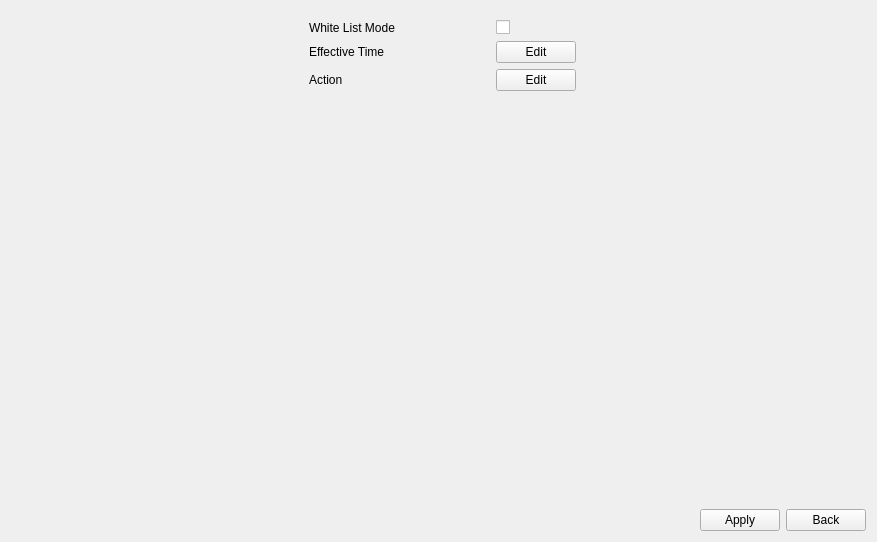
<?xml version="1.0" encoding="UTF-8"?>
<ui version="4.0">
 <class>AnprWhiteListPage</class>
 <widget class="QWidget" name="AnprWhiteListPage">
  <property name="geometry">
   <rect>
    <x>0</x>
    <y>0</y>
    <width>877</width>
    <height>542</height>
   </rect>
  </property>
  <property name="windowTitle">
   <string>Form</string>
  </property>
  <layout class="QGridLayout" name="gridLayout_2">
   <item row="0" column="0">
    <widget class="QWidget" name="widget_left" native="true">
     <property name="sizePolicy">
      <sizepolicy hsizetype="Preferred" vsizetype="Preferred">
       <horstretch>1</horstretch>
       <verstretch>0</verstretch>
      </sizepolicy>
     </property>
     <layout class="QVBoxLayout" name="verticalLayout"/>
    </widget>
   </item>
   <item row="0" column="1">
    <widget class="QWidget" name="widget_right" native="true">
     <property name="sizePolicy">
      <sizepolicy hsizetype="Preferred" vsizetype="Preferred">
       <horstretch>2</horstretch>
       <verstretch>0</verstretch>
      </sizepolicy>
     </property>
     <layout class="QVBoxLayout" name="verticalLayout_2">
      <item>
       <layout class="QGridLayout" name="gridLayout">
        <item row="0" column="1">
         <widget class="QCheckBox" name="checkBox_enable">
          <property name="sizePolicy">
           <sizepolicy hsizetype="Minimum" vsizetype="Fixed">
            <horstretch>2</horstretch>
            <verstretch>0</verstretch>
           </sizepolicy>
          </property>
          <property name="text">
           <string/>
          </property>
         </widget>
        </item>
        <item row="2" column="0">
         <widget class="QLabel" name="label_action">
          <property name="text">
           <string>Action</string>
          </property>
         </widget>
        </item>
        <item row="1" column="0">
         <widget class="QLabel" name="label_effectiveTime">
          <property name="text">
           <string>Effective Time</string>
          </property>
         </widget>
        </item>
        <item row="0" column="0">
         <widget class="QLabel" name="label_enable">
          <property name="sizePolicy">
           <sizepolicy hsizetype="Preferred" vsizetype="Preferred">
            <horstretch>1</horstretch>
            <verstretch>0</verstretch>
           </sizepolicy>
          </property>
          <property name="text">
           <string>White List Mode</string>
          </property>
         </widget>
        </item>
        <item row="1" column="1">
         <widget class="QWidget" name="" native="true">
          <layout class="QHBoxLayout" name="horizontalLayout_3">
           <property name="leftMargin">
            <number>0</number>
           </property>
           <property name="topMargin">
            <number>0</number>
           </property>
           <property name="rightMargin">
            <number>0</number>
           </property>
           <property name="bottomMargin">
            <number>0</number>
           </property>
           <item>
            <widget class="MyPushButton" name="pushButton_effectiveTime">
             <property name="text">
              <string>Edit</string>
             </property>
            </widget>
           </item>
           <item>
            <spacer name="horizontalSpacer_2">
             <property name="orientation">
              <enum>Qt::Horizontal</enum>
             </property>
             <property name="sizeHint" stdset="0">
              <size>
               <width>40</width>
               <height>20</height>
              </size>
             </property>
            </spacer>
           </item>
          </layout>
         </widget>
        </item>
        <item row="2" column="1">
         <widget class="QWidget" name="" native="true">
          <layout class="QHBoxLayout" name="horizontalLayout_4">
           <property name="leftMargin">
            <number>0</number>
           </property>
           <property name="topMargin">
            <number>0</number>
           </property>
           <property name="rightMargin">
            <number>0</number>
           </property>
           <property name="bottomMargin">
            <number>0</number>
           </property>
           <item>
            <widget class="MyPushButton" name="pushButton_action">
             <property name="text">
              <string>Edit</string>
             </property>
            </widget>
           </item>
           <item>
            <spacer name="horizontalSpacer_3">
             <property name="orientation">
              <enum>Qt::Horizontal</enum>
             </property>
             <property name="sizeHint" stdset="0">
              <size>
               <width>40</width>
               <height>20</height>
              </size>
             </property>
            </spacer>
           </item>
          </layout>
         </widget>
        </item>
       </layout>
      </item>
      <item>
       <spacer name="verticalSpacer_2">
        <property name="orientation">
         <enum>Qt::Vertical</enum>
        </property>
        <property name="sizeType">
         <enum>QSizePolicy::Expanding</enum>
        </property>
        <property name="sizeHint" stdset="0">
         <size>
          <width>40</width>
          <height>10</height>
         </size>
        </property>
       </spacer>
      </item>
     </layout>
    </widget>
   </item>
   <item row="1" column="0" colspan="2">
    <layout class="QHBoxLayout" name="horizontalLayout_2">
     <item>
      <widget class="WidgetMessage" name="widgetMessage" native="true"/>
     </item>
     <item>
      <spacer name="horizontalSpacer_4">
       <property name="orientation">
        <enum>Qt::Horizontal</enum>
       </property>
       <property name="sizeHint" stdset="0">
        <size>
         <width>40</width>
         <height>20</height>
        </size>
       </property>
      </spacer>
     </item>
     <item>
      <widget class="MyPushButton" name="pushButton_apply">
       <property name="text">
        <string>Apply</string>
       </property>
      </widget>
     </item>
     <item>
      <widget class="MyPushButton" name="pushButton_back">
       <property name="text">
        <string>Back</string>
       </property>
      </widget>
     </item>
    </layout>
   </item>
  </layout>
 </widget>
 <customwidgets>
  <customwidget>
   <class>MyPushButton</class>
   <extends>QPushButton</extends>
   <header>mypushbutton.h</header>
  </customwidget>
  <customwidget>
   <class>WidgetMessage</class>
   <extends>QWidget</extends>
   <header>widgetmessage.h</header>
   <container>1</container>
  </customwidget>
 </customwidgets>
 <resources/>
 <connections/>
</ui>
